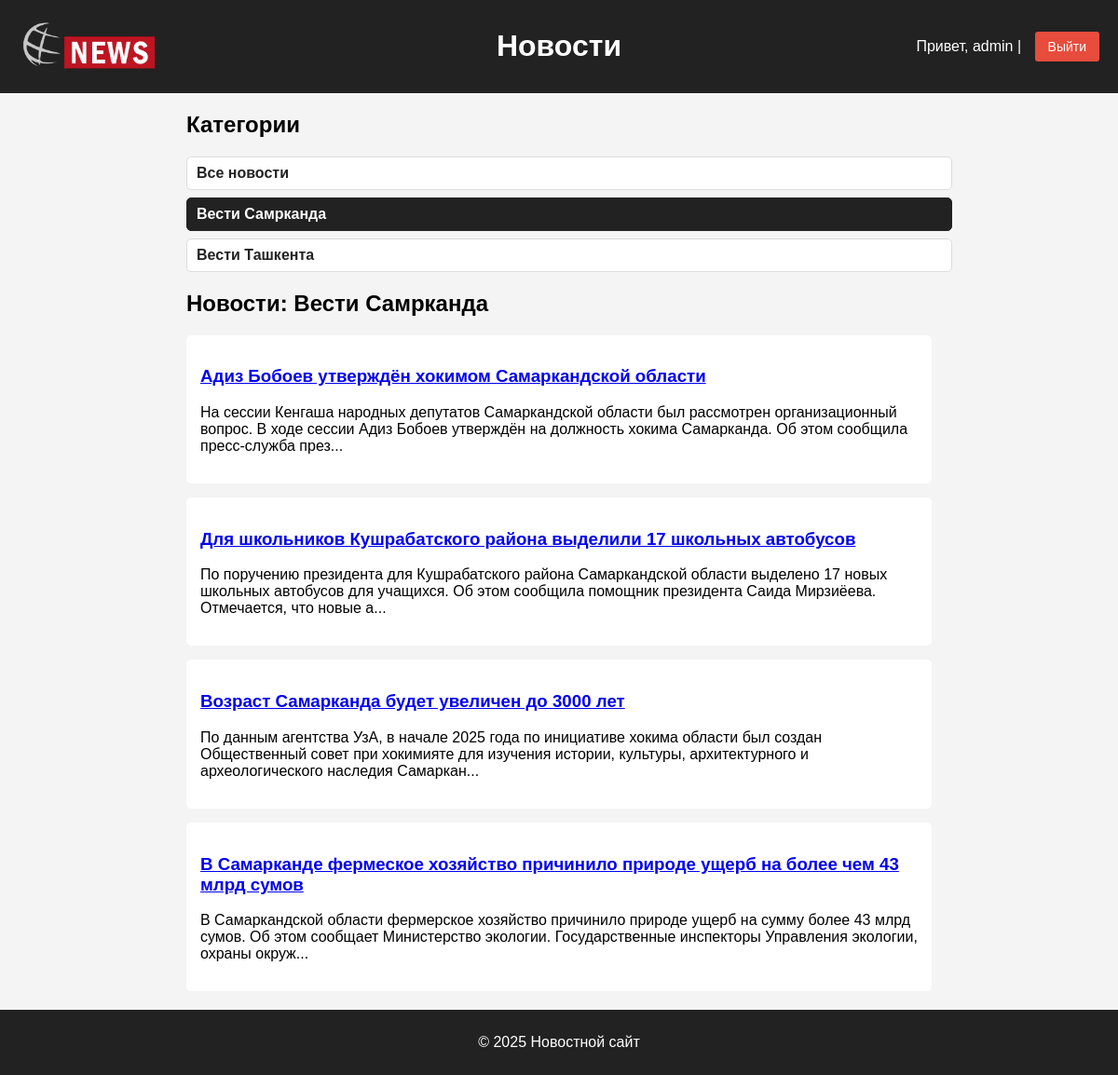
/category/1/ (signed in), run on the app's committed database.
### index/models.py (models this page shows, shortened)
class NewsCategory(models.Model):
    category_name = models.CharField(max_length=16, verbose_name='название категории')
    added_date = models.DateTimeField(auto_now_add=True)
    class Meta:
        verbose_name = 'категорию'
        verbose_name_plural = 'категории'

class News(models.Model):
    title = models.CharField(max_length=128, verbose_name='Заголовок')
    content = models.TextField(verbose_name='Основной текст')
    category = models.ForeignKey(NewsCategory, on_delete=models.CASCADE, verbose_name='категория')
    added_date = models.DateTimeField(auto_now_add=True)
    class Meta:
        verbose_name = 'новость'
        verbose_name_plural = 'новости'

### index/views.py (the view)
# urls.py: path('category/<int:pk>/', views.category_page, name='category_page'),
def category_page(request, pk):
    categories = NewsCategory.objects.all()
    category = get_object_or_404(NewsCategory, id=pk)
    news = News.objects.filter(category=category).order_by('-added_date')
    context = {
        'categories': categories,
        'news': news,
        'current_category': category,
    }
    return render(request, 'home.html', context)

### index/templates/home.html (shortened to what this page needs)
{% load static %}
<!DOCTYPE html>
<html lang="ru">
<head>
    <link rel="stylesheet" href="{% static 'style.css' %}">
</head>
<body>
<header>
    <div class="header-left">
        <a href="{% url 'home' %}">
            <img src="{% static 'img/logo-news.png' %}" alt="Логотип" class="logo">
        </a>
    </div>
    <div class="header-center">
            <a href="{% url 'home'%}"><h1>Новости</h1></a>
    </div>
    <div class="header-right">
        {% if user.is_authenticated %}
        Привет, {{ user.username }} |
        <form method="post" action="{% url 'logout' %}" style="display:inline;">
            <button type="submit" class="logout-button">Выйти</button>
        </form>
        {% else %}
        <a href="{% url 'login' %}">Вход</a>
        <a href="{% url 'register' %}">Регистрация</a>
        {% endif %}
    </div>
</header>
<main class="container">
    <aside class="categories">
        <h2>Категории</h2>
        <ul>
            <p>
                <a href="{% url 'home' %}"
                   class="{% if not current_category %}active{% endif %}">
                    Все новости
                </a>
            </p>
            {% for cat in categories %}
            <p>
                <a href="{% url 'category_page' cat.id %}"
                   class="{% if current_category and current_category.id == cat.id %}active{% endif %}">
                    {{ cat.category_name }}
                </a>
            </p>
            {% endfor %}
        </ul>
    </aside>
    <section class="news">
        {% if current_category %}
        <h2>Новости: {{ current_category.category_name }}</h2>
        {% else %}
        <h2>Все новости</h2>
        {% endif %}
        {% if news %}
        {% for item in news %}
        <article class="news-card">
            <h3>
                <a href="{% url 'news_page' item.id %}">{{ item.title }}</a>
            </h3>
            <p>{{ item.content|slice:":200" }}...</p>
        </article>
        {% endfor %}
        {% else %}
        <p>Новостей пока нет.</p>
        {% endif %}
    </section>
</main>
<footer>
    <p>© 2025 Новостной сайт</p>
</footer>
</body>
</html>

### index/static/style.css (style rules this page uses)
body { margin: 0; font-family: Arial, sans-serif; background-color: #f4f4f4 ; }
header { display: flex; align-items: center; justify-content: space-between; padding: 10px 20px; background-color: #222; color: white; }
header .header-left { flex: 1; }
header .header-center { flex: 1; text-align: center; }
header .header-center a { text-decoration: none ; color: white; }
header .header-right { flex: 1; text-align: right; }
.logo { width:150px; height:auto; }
main { max-width: 800px; margin: 20px auto; }
.news-card { background: white; padding: 15px; margin-bottom: 15px; border-radius: 5px; }
header .header-right a, header .header-right .logout-button { background-color: #bd1621; color: white; padding: 8px 14px; border-radius: 3px; text-decoration: none; border: none; font-size: 14px; cursor: pointer; transition: background-color 0.2s ease; margin-left: 10px; }
header .header-right .logout-button { background-color: #e74c3c; }
.categories ul { list-style-type: none; padding: 0; }
.categories p { margin: 0 0 8px 0; }
.categories a { display: inline-block; width: 100%; padding: 8px 10px; text-decoration: none; background-color: #fff; color: #222; border-radius: 5px; font-weight: bold; border: 1px solid #ddd; transition: 0.2s ease; }
.categories a.active { background-color: #222; color: #fff; border-color: #222; }
footer { text-align: center; padding: 10px; background-color: #222; color: white; }

### data on the page
NewsCategory: category_name "Вести Самрканда"
NewsCategory: category_name "Вести Ташкента"
News: title "Адиз Бобоев утверждён хокимом Самаркандской области", content "На сессии Кенгаша народных депутатов Самаркандской области был рассмотрен организационный вопрос. В ходе сессии Адиз Бобоев утверждён на должность хокима Самарканда. Об этом сообщила пресс-служба през"
News: title "Для школьников Кушрабатского района выделили 17 школьных автобусов", content "По поручению президента для Кушрабатского района Самаркандской области выделено 17 новых школьных автобусов для учащихся. Об этом сообщила помощник президента Саида Мирзиёева. Отмечается, что новые а"
News: title "Возраст Самарканда будет увеличен до 3000 лет", content "По данным агентства УзА, в начале 2025 года по инициативе хокима области был создан Общественный совет при хокимияте для изучения истории, культуры, архитектурного и археологического наследия Самаркан"
News: title "В Самарканде фермеское хозяйство причинило природе ущерб на более чем 43 млрд сумов", content "В Самаркандской области фермерское хозяйство причинило природе ущерб на сумму более 43 млрд сумов. Об этом сообщает Министерство экологии. Государственные инспекторы Управления экологии, охраны окруж"

### other printed values
{{ user.username }} "admin"
